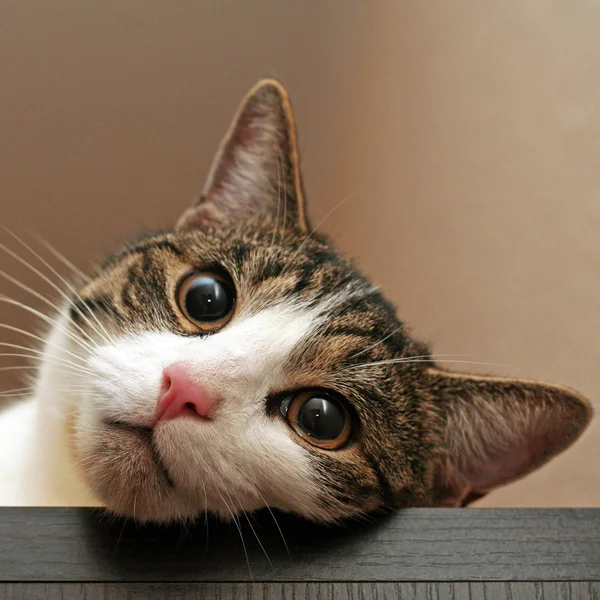
#> input picture Lab 2/Lab 2.1/catto.jpg, 600 x 600 px, given in place of 1.jpg, which was not available
$ jupyter execute 'Lab 2.3.ipynb'   (text cells are left out)
#> lines starting #> are read from the running program, lines starting #| are printed output that depends on the picture; pictures that were not available may be replaced by others from this repository, and a replacement may not be noted
[cell 1]
import cv2
import numpy as np
import matplotlib.pyplot as plt
import matplotlib.image as mpimg
from skimage.feature import hog
from skimage.io import imread
from skimage.exposure import cumulative_distribution

img1 = cv2.imread('1.jpg',)
#> img1 is the input picture: shape (600, 600, 3); mean B, G, R 91.2, 111.1, 132.4
img1_resized = cv2.resize(img1, (300, 300))
img1_resized = cv2.cvtColor(img1_resized, cv2.COLOR_BGR2RGB)
img2 = cv2.imread('2.jpg')
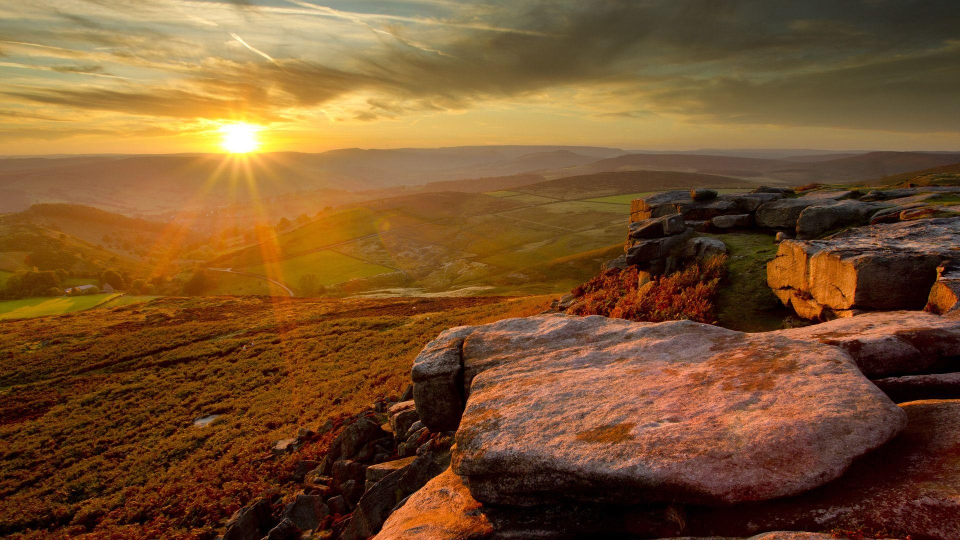
#> input picture Lab 2/Lab 2.3/2.jpg, 1920 x 1080 px (shown at 1/2 size)
#> img2 is the input picture: shape (1080, 1920, 3); mean B, G, R 45, 82.8, 120.7
img2_resized = cv2.resize(img2, (300, 300))
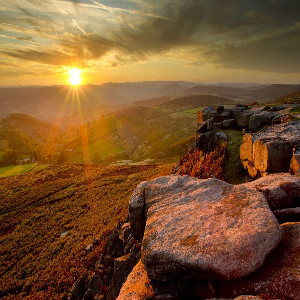
#> img2_resized: shape (300, 300, 3); mean B, G, R 45, 82.7, 120.6
img2_resized = cv2.cvtColor(img2_resized, cv2.COLOR_BGR2RGB)

pixels = np.arange(256)

img1b, img1g, img1r = cv2.split(img1_resized)
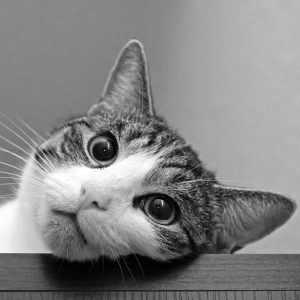
#> img1b: shape (300, 300); min 0, max 255, mean 132.5
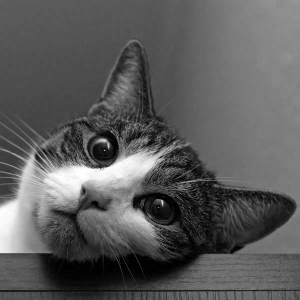
#> img1r: shape (300, 300); min 0, max 255, mean 91.3
img2b, img2g, img2r = cv2.split(img2_resized)
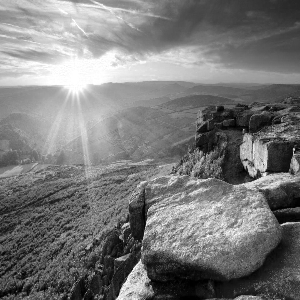
#> img2b: shape (300, 300); min 0, max 255, mean 120.6
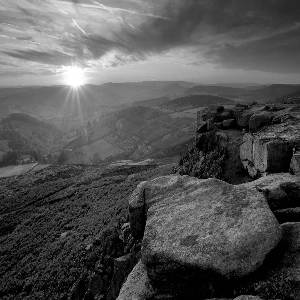
#> img2g: shape (300, 300); min 0, max 255, mean 82.7
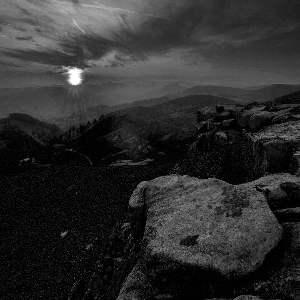
#> img2r: shape (300, 300); min 0, max 255, mean 45

def getCDF(image):
    cdf, bins = cumulative_distribution(image)
    cdf = np.insert(cdf, 0, [0]*bins[0])
    cdf = np.append(cdf, [1]*(255-bins[-1]))
    return cdf

def histogram_match(cdfINP, cdfTEMP, imageINP):
    pix = np.interp(cdfINP, cdfTEMP, pixels)
    imageMATCH = (np.reshape(pix[imageINP.ravel()], imageINP.shape)).astype(np.uint8)
    return imageMATCH

rows = 3
cols = 3

fig = plt.figure(figsize=(20, 20))
plt.subplot(rows, cols, 1)
plt.imshow(img1_resized)

for i, j in enumerate("bgr"):
    histogram = cv2.calcHist([img1_resized], [i], None, [256], [0, 256])
    cdf1 = np.cumsum(histogram) / sum(histogram)
    plt.subplot(rows, cols, 2)
    plt.plot(histogram, j)
    plt.subplot(rows, cols, 3)
    plt.plot(cdf1, j)

plt.subplot(rows, cols, 4)
plt.imshow(img2_resized)

for i, j in enumerate("bgr"):
    histogram = cv2.calcHist([img2_resized], [i], None, [256], [0, 256])
    cdf2 = np.cumsum(histogram) / sum(histogram)
    plt.subplot(rows, cols, 5)
    plt.plot(histogram, j)
    plt.subplot(rows, cols, 6)
    plt.plot(cdf2, j)

image_result = np.zeros(img1_resized.shape, dtype=np.uint8)

for i in range(3):
    cdfINP = getCDF(img1_resized[:, :, i])
    cdfTEMP = getCDF(img2_resized[:, :, i])
    image_result[:, :, i] = histogram_match(cdfINP, cdfTEMP, img1_resized[:, :, i])
#> this loop made 3 passes
#> pass 1, in histogram_match, `imageMATCH = (np.reshape(pix[imageINP.ravel()], imageINP.shape)).astyp..`:
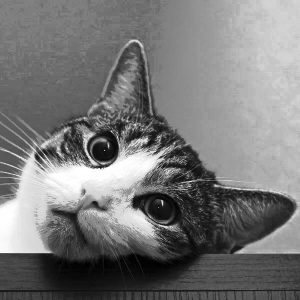
#> imageMATCH: shape (300, 300); min 0, max 255, mean 120.5
#> after the loop:
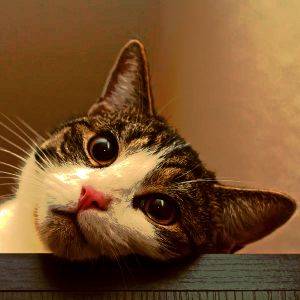
#> image_result: shape (300, 300, 3); mean R, G, B 120.5, 82.4, 44.6

plt.subplot(rows, cols, 7)
plt.imshow(image_result)

for i, j in enumerate("bgr"):
    histogram = cv2.calcHist([image_result], [i], None, [256], [0, 256])
    cdf1 = np.cumsum(histogram) / sum(histogram)
    plt.subplot(rows, cols, 8)
    plt.plot(histogram, j)
    plt.subplot(rows, cols, 9)
    plt.plot(cdf1, j)

plt.show()
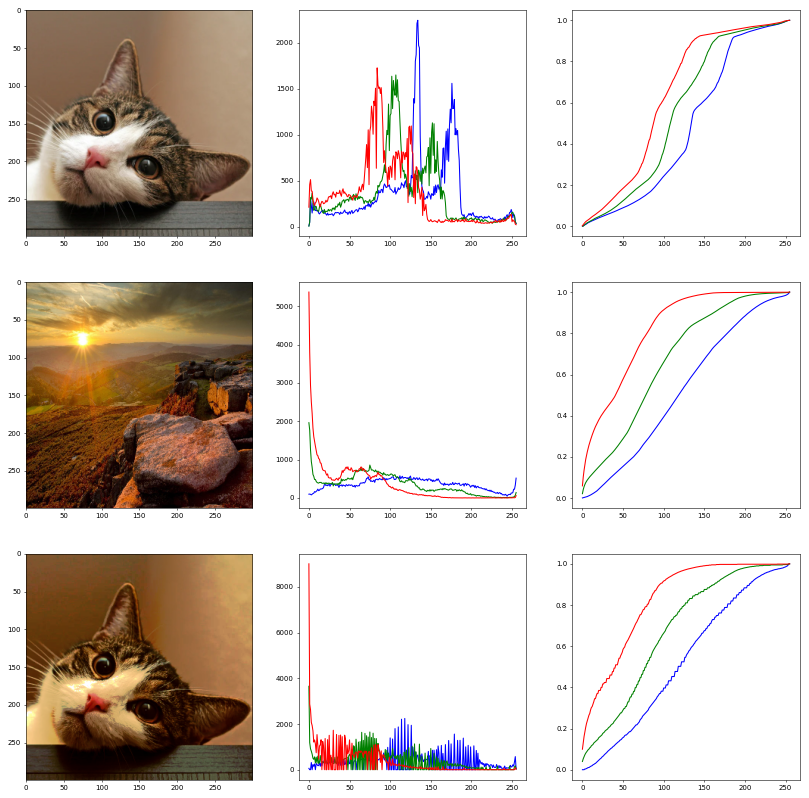
#> figure drawn by matplotlib, 9 panels; panel 2: curve peaks at x = 134, y = 2244; panel 2: curve peaks at x = 107, y = 1650; panel 2: curve peaks at x = 84, y = 1727; panel 3: curve peaks at x = 255, y = 1
